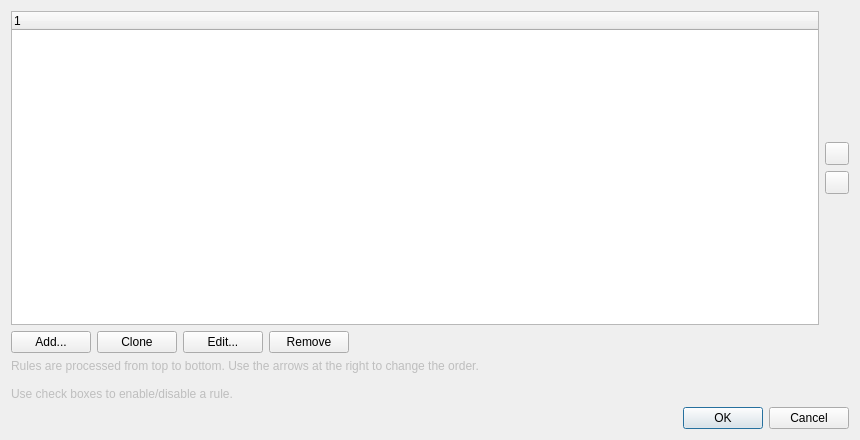
<?xml version="1.0" encoding="UTF-8"?>
<ui version="4.0">
 <class>RulesDialog</class>
 <widget class="QDialog" name="RulesDialog">
  <property name="geometry">
   <rect>
    <x>0</x>
    <y>0</y>
    <width>860</width>
    <height>440</height>
   </rect>
  </property>
  <property name="windowTitle">
   <string>Proxification Rules</string>
  </property>
  <layout class="QVBoxLayout" name="mainLayout">
   <item>
    <layout class="QHBoxLayout" name="topRow">
     <item>
      <widget class="QTreeWidget" name="listTree">
       <column>
        <property name="text">
         <string notr="true">1</string>
        </property>
       </column>
      </widget>
     </item>
     <item>
      <layout class="QVBoxLayout" name="arrows">
       <item>
        <spacer name="arrowsTopSpacer">
         <property name="orientation">
          <enum>Qt::Vertical</enum>
         </property>
         <property name="sizeHint" stdset="0">
          <size>
           <width>20</width>
           <height>40</height>
          </size>
         </property>
        </spacer>
       </item>
       <item>
        <widget class="QToolButton" name="upButton"/>
       </item>
       <item>
        <widget class="QToolButton" name="downButton"/>
       </item>
       <item>
        <spacer name="arrowsBottomSpacer">
         <property name="orientation">
          <enum>Qt::Vertical</enum>
         </property>
         <property name="sizeHint" stdset="0">
          <size>
           <width>20</width>
           <height>40</height>
          </size>
         </property>
        </spacer>
       </item>
      </layout>
     </item>
    </layout>
   </item>
   <item>
    <layout class="QHBoxLayout" name="buttonsRow">
     <item>
      <widget class="QPushButton" name="addButton">
       <property name="text">
        <string>Add...</string>
       </property>
      </widget>
     </item>
     <item>
      <widget class="QPushButton" name="cloneButton">
       <property name="text">
        <string>Clone</string>
       </property>
      </widget>
     </item>
     <item>
      <widget class="QPushButton" name="editButton">
       <property name="text">
        <string>Edit...</string>
       </property>
      </widget>
     </item>
     <item>
      <widget class="QPushButton" name="removeButton">
       <property name="text">
        <string>Remove</string>
       </property>
      </widget>
     </item>
     <item>
      <spacer name="buttonsSpacer">
       <property name="orientation">
        <enum>Qt::Horizontal</enum>
       </property>
       <property name="sizeHint" stdset="0">
        <size>
         <width>40</width>
         <height>20</height>
        </size>
       </property>
      </spacer>
     </item>
    </layout>
   </item>
   <item>
    <widget class="QLabel" name="infoLabel">
     <property name="enabled">
      <bool>false</bool>
     </property>
     <property name="text">
      <string>Rules are processed from top to bottom. Use the arrows at the right to change the order.

Use check boxes to enable/disable a rule.</string>
     </property>
    </widget>
   </item>
   <item>
    <widget class="QDialogButtonBox" name="buttonBox">
     <property name="orientation">
      <enum>Qt::Horizontal</enum>
     </property>
     <property name="standardButtons">
      <set>QDialogButtonBox::Cancel|QDialogButtonBox::Ok</set>
     </property>
    </widget>
   </item>
  </layout>
 </widget>
 <resources/>
 <connections>
  <connection>
   <sender>buttonBox</sender>
   <signal>accepted()</signal>
   <receiver>RulesDialog</receiver>
   <slot>accept()</slot>
  </connection>
  <connection>
   <sender>buttonBox</sender>
   <signal>rejected()</signal>
   <receiver>RulesDialog</receiver>
   <slot>reject()</slot>
  </connection>
 </connections>
</ui>
